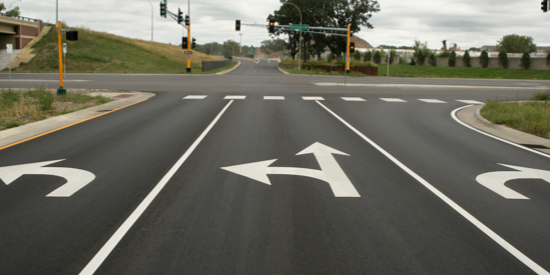
#> input picture lab3/media/road.jpg, 550 x 275 px, given in place of road.mp4, which was not available
$ python road_marking_detection_on_video.py
#> lines starting #> are read from the running program, lines starting #| are printed output that depends on the picture; pictures that were not available may be replaced by others from this repository, and a replacement may not be noted
import cv2
import numpy as np


def process_image(frame):
    grayscale = cv2.cvtColor(frame, cv2.COLOR_BGR2GRAY)

    kernel_size = 5
    blur = cv2.GaussianBlur(grayscale, (kernel_size, kernel_size), 0)

    low_t = 50
    high_t = 150
    edges = cv2.Canny(blur, low_t, high_t)

    vertices = np.array([[
        (0, frame.shape[0]), (0, 450), (380, 370), (480, 360), (frame.shape[1], frame.shape[0])
    ]], dtype=np.int32)
    mask = np.zeros_like(edges)
    ignore_mask_color = 255
    cv2.fillPoly(mask, vertices, ignore_mask_color)
    masked_edges = cv2.bitwise_and(edges, mask)

    def draw_lines(image, lines, color=[255, 0, 0], thickness=7):
        for line in lines:
            for x1, y1, x2, y2 in line:
                cv2.line(image, (x1, y1), (x2, y2), color, thickness)

    rho = 1
    theta = np.pi / 180
    threshold = 15
    min_line_len = 150
    max_line_gap = 60
    lines = cv2.HoughLinesP(masked_edges, rho, theta, threshold, np.array([]), minLineLength=min_line_len,
                            maxLineGap=max_line_gap)

    try:
        draw_lines(frame, lines)
    except:
        pass


video = cv2.VideoCapture('media/road.mp4')
scaling_factor = 0.48

while video.isOpened():
    ret, frame = video.read()
#> frame is the input picture: shape (275, 550, 3); mean B, G, R 96.1, 107.3, 108.1

    frame = cv2.resize(frame, None, fx=scaling_factor, fy=scaling_factor, interpolation=cv2.INTER_AREA)
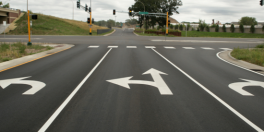
#> frame: shape (132, 264, 3); mean B, G, R 96.1, 107.3, 108.1

    if ret:
        process_image(frame)
#> in process_image, `grayscale = cv2.cvtColor(frame, cv2.COLOR_BGR2GRAY)`:
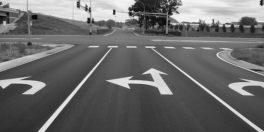
#> grayscale: shape (132, 264); min 4, max 246, mean 106.2
#> in process_image, `blur = cv2.GaussianBlur(grayscale, (kernel_size, kernel_size), 0)`:
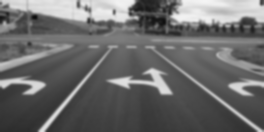
#> blur: shape (132, 264); min 13, max 244, mean 106.2
#> in process_image, `edges = cv2.Canny(blur, low_t, high_t)`:
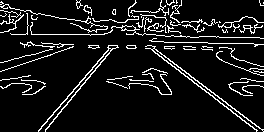
#> edges: shape (132, 264); 9.4% white in thin lines or dots
#> in process_image, `cv2.fillPoly(mask, vertices, ignore_mask_color)`: mask: shape (132, 264); every value is 0
#> in process_image, `lines = cv2.HoughLinesP(masked_edges, rho, theta, threshold, np.array(..`: lines = None
        cv2.imshow('video', frame)

        if cv2.waitKey(1) & 0xFF == ord('q'):
#> (key q is pressed here)
            break
    else:
        break

video.release()
cv2.destroyAllWindows()
